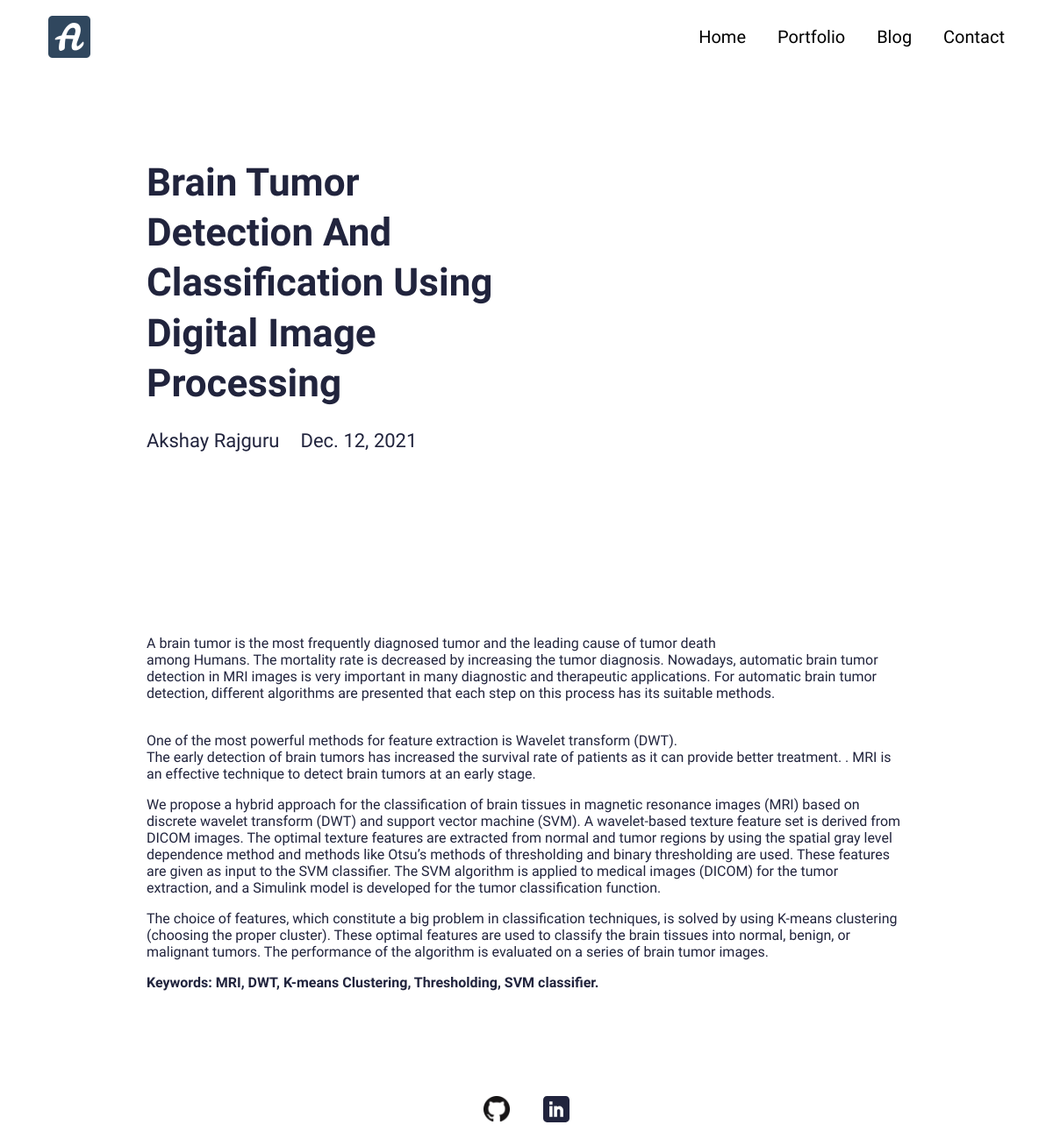
Before: /blog/brain-tumor-detection-and-classification-using-digital-image-processing with the older database file.
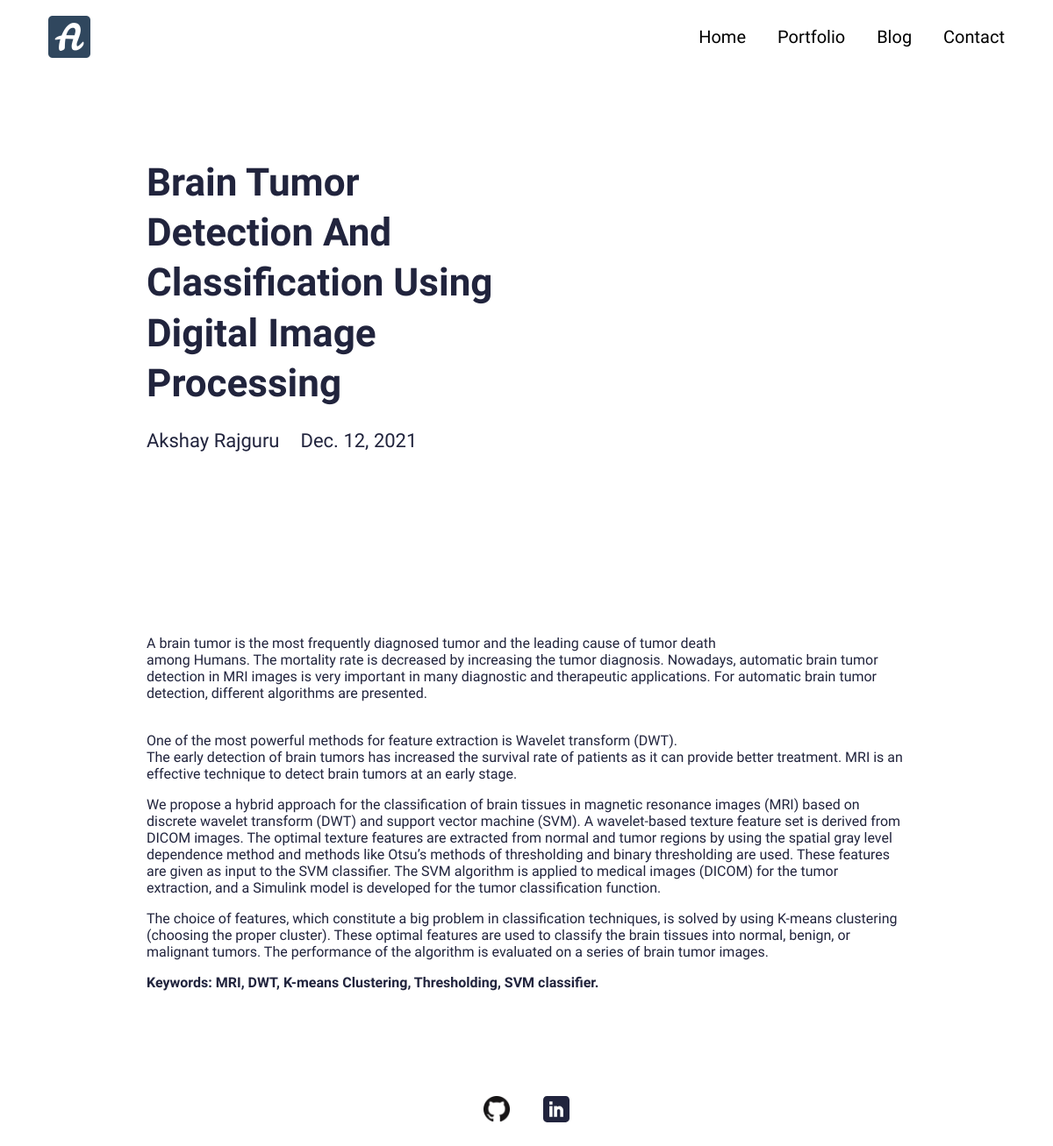
After: the same page with the newer database file.
### resumeapp/models.py (models this page shows, shortened)
class Blog(models.Model):
    class Meta:
        verbose_name_plural = 'Blog Profiles'
        verbose_name = 'Blog'
        ordering = ["timestamp"]
    timestamp = models.DateTimeField(auto_now_add=True)
    author = models.CharField(max_length=200, blank=True, null=True)
    name = models.CharField(max_length=200, blank=True, null=True)
    description = models.CharField(max_length=500, blank=True, null=True)
    body = RichTextField(blank=True, null=True)
    slug = models.SlugField(null=True, blank=True)
    image = models.ImageField(blank=True, null=True, upload_to="blog")
    is_active = models.BooleanField(default=True)

### resumeapp/views.py (the view)
# urls.py: path('blog/<slug:slug>', views.BlogDetailView.as_view(), name="blog"),
class BlogDetailView(generic.DetailView):
	model = Blog
	template_name = "main/blog-detail.html"

### resumeproj/context_processors.py (called while the page is built)
def project_context(request):
	context = {
		'me': User.objects.first(),
	}
	return context

### resumeapp/templates/main/blog-detail.html (shortened to what this page needs)
{% extends 'main/base.html' %}
{% load static %}
{% block content %}
<section>
  <div class="innerPageBannerCol">
    <div class="container">
      <div class="row g-4 g-md-3  align-items-center">
        <div class="col-md-6">
          <div class="bannerContent">
            <h1 class="xlTitle pb-md-3">{{object.name|title}}</h1>
          </div>
        </div>
      </div>
      <div class="row">
        <div class="col-md-auto">
          <div class="authorCol">
            <h4 class="smTitle pb-3">{{object.author|title}}</h4>
          </div>
        </div>
        <div class="col-md">
          <h4 class="smTitle pb-3">{{object.timestamp.date}}</h4>
        </div>
      </div>
    </div>
  </div>
</section>
<section>
  <div class="sectionSpaceSm">
    <div class="container">
      {{object.body|safe}}
    </div>
  </div>
</section>
{% endblock %}

### resumeapp/templates/main/base.html (shortened to what this page needs)
{% load static %}
<!doctype html>
<html lang="en">
  <head>
    <link href="{% static 'css/bootstrap.min.css' %}" rel="stylesheet">
    <link rel="stylesheet" href="https://unpkg.com/swiper@7.0.5/swiper-bundle.min.css">
    <link href="{% static 'css/style.css' %}" rel="stylesheet">
    <link href="{% static 'css/styleAdv.css' %}" rel="stylesheet">
  </head>
  <body>
    {% include 'main/partials/nav.html' %}
    {% block content %}
    {% endblock %}
    {% include 'main/partials/footer.html' %}
  </body>
</html>

### resumeapp/templates/main/partials/nav.html (shortened to what this page needs)
{% load static %}
<header>
    <div class="headerCol">
    <div class="container-fluid">
        <div class="row align-items-center">
        <div class="col-auto">
            <div class="logoCol"><a href="{% url 'resumeapp:home' %}"><img class="MyDp" src="{% static 'images/home-logo-a.png' %}" alt="home-logo"></a></div>
        </div>
        <div class="col">
            <div class="navCollapseCol">
            <div class="navCol">
                <ul>
                <li><a href="{%url 'resumeapp:home'%}">Home</a></li>
                <li><a href="{%url 'resumeapp:portfolios' %}">Portfolio</a></li>
                <li><a href="{% url 'resumeapp:blogs' %}">Blog</a></li>
                <li><a href="{%url 'resumeapp:contact'%}">Contact</a></li>
                </ul>
            </div>
            </div>
        </div>
        </div>
    </div>
    </div>
</header>

### resumeapp/templates/main/partials/footer.html
{% load static %}
<footer>
    <div class="footerCol">
    <div class="container">
        <ul class="socialCol">
        <li><a href="https://github.com/AkshaySRajguru"><img src="{% static 'images/GitHub-Mark-64px.png' %}" alt="..."></a></li>
        <li><a href="https://www.linkedin.com/in/akshay-rajguru-090765166"><img src="{% static 'images/linkedin.svg' %}" alt="..."></a></li>
        </ul>
    </div>
    </div>
</footer>

### resumeapp/static/css/style.css (style rules this page uses)
:root { --primaryColor: #9C07B6; --primaryDarkColor: #3D0048; --primaryHoverColor: #900AA8; --secondaryColor: #F9B000; --baseColor: #21243D; --baseFont: 'Heebo', sans-serif; --titleFont: 'Courier Prime', monospace; --regular: 400; --medium: 500; --bold: 700; --black: 900; --lightBg: #F1F1F1; }
html { scroll-behavior: smooth; }
body { font-family: var(--baseFont); color: var(--baseColor); line-height: normal; }
ul { margin: 0; padding: 0; list-style-type: none; }
img { max-width: 100%; }
a { color: inherit; }
a, .btn { -webkit-transition: all 300ms ease-in-out 0s; -o-transition: all 300ms ease-in-out 0s; transition: all 300ms ease-in-out 0s; text-decoration: none; }
.xlTitle { font-size: 44px; line-height: 1.3; font-weight: var(--bold); font-family: var(--titleFont) }
.smTitle { font-size: 22px; line-height: normal; font-weight: var(--regular); font-family: var(--titleFont) }
.headerCol { background-color: var(--bs-white); padding: 18px 0; -webkit-transition: all 300ms ease-in-out 0s; -o-transition: all 300ms ease-in-out 0s; transition: all 300ms ease-in-out 0s; position: fixed; z-index: 99; left: 0; right: 0; top: 0; }
.navCol { text-align: right; }
.navCol a { font-size: 20px; color: #000; font-weight: var(--medium); display: inline-block; position: relative; }
.navCol a::before { content: ""; position: absolute; left: 50%; right: 50%; bottom: 0; height: 2px; border-radius: 2px; background-color: var(--primaryColor); -webkit-transition: all 500ms ease-in-out 0s; -o-transition: all 500ms ease-in-out 0s; transition: all 500ms ease-in-out 0s; opacity: 0; }
.navCol li { display: inline-block; }
.navCol li + li { padding-left: 32px; }
.sectionSpaceSm { padding: 35px 0; }
.footerCol { padding: 50px 0; text-align: center; }
.socialCol li { display: inline-block; }
.socialCol li + li { padding-left: 35px; }
.socialCol img { max-width: 30px; max-height: 30px; -o-object-fit: contain; object-fit: contain; }
.innerPageBannerCol { padding: 180px 0 150px; }
@media (min-width:992px) { .container, .container-lg, .container-md, .container-sm, .container-xl, .container-xxl { max-width: 890px; } }
@media (min-width:992px) { .headerCol .container-fluid { padding-left: 30px; padding-right: 30px; } }
@media (min-width:1200px) { .headerCol .container-fluid { padding-left: 55px; padding-right: 55px; } }

### resumeapp/static/css/styleAdv.css (style rules this page uses)
.MyDp { height: 25%; width: 25%; }

Changed rows visible on the page:
changed Blog "Brain Tumor Detection And Classification Using Digital Image Processing": body "…detection, different algorithms are presented that each step on this process has its suitable methods. One of the most powerful methods for feature extraction is Wavelet transform (DWT). The early detection of brain tumors has increased the survival rate of patients as it can provide better treatment. . MRI is an effective…" → "…detection, different algorithms are presented. One of the most powerful methods for feature extraction is Wavelet transform (DWT). The early detection of brain tumors has increased the survival rate of patients as it can provide better treatment. MRI is an effective…"
